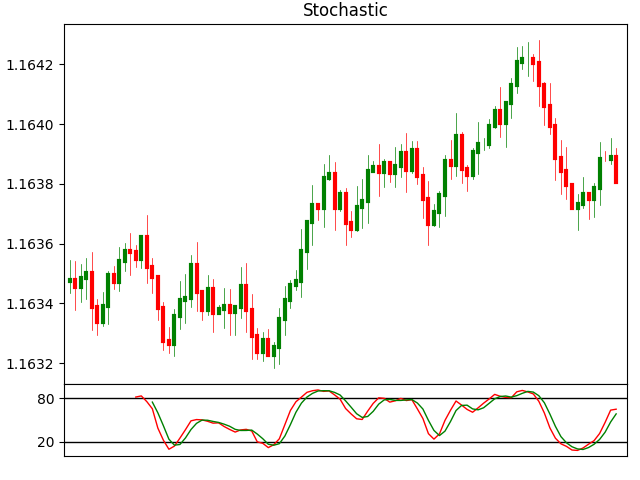

Source code (Python):
import matplotlib.pyplot as plt
from datetime import datetime,timedelta
import numpy as np
import pandas as pd
import random
import indicator as indi

class Stochastic:
    def __init__(self):
        self.n=100
        self.fig=plt.figure()
        self.title='Stochastic'
        self.calc_type='dict'   #'dict' or 'pandas'
        self.indi=indi

    def set_variables(self):
        variables=['time','open','high','low','close']
        var={i:[] for i in variables}
        return var

    def print_data(self,var):
        print(len(var['time']),var['time'][-1],f"O:{var['open'][-1]:.5f}",f"H:{var['high'][-1]:.5f}"
              f"L:{var['low'][-1]:.5f}",f"C:{var['close'][-1]:.5f}")

    def get_data(self,var):
        for i in range(self.n):
            t=(datetime.now()+timedelta(minutes=i)).strftime('%d-%m-%Y %H:%M:%S')
            var['time'].append(t)

            if len(var['open'])==0:
                var['open'].append(random.uniform(1,1.2))
                up_close=var['open'][-1]*(1+0.0001)
                down_close=var['open'][-1]*(1-0.0001)
                var['close'].append(random.uniform(down_close,up_close))
            else:
                var['open'].append(var['close'][-1])
                up_close=var['open'][-1]*(1+0.0001)
                down_close=var['open'][-1]*(1-0.0001)
                var['close'].append(random.uniform(down_close,up_close))
        
            if var['open'][-1]<var['close'][-1]:
                price1=var['close'][-1]
                price2=var['open'][-1]
            elif var['open'][-1]>var['close'][-1]:
                price1=var['open'][-1]
                price2=var['close'][-1]
            high=random.uniform(price1,price1*(1+0.00007))
            low=random.uniform(price2,price2*(1-0.00007))
            var['high'].append(high)
            var['low'].append(low)

            #Stochastic:
            if self.calc_type=='dict':
                self.indi.stochastic_dict(10,3,3,var)

            self.print_data(var)

        if self.calc_type=='pandas':
            self.indi.stochastic_pandas(10,3,3,var)

    def plot_data(self,var):
        self.fig.subplots_adjust(top=0.95,bottom=0.05,right=0.98,left=0.1,hspace=0,wspace=0)
        ax=self.fig.add_gridspec(6,1)
        ax1=self.fig.add_subplot(ax[0:5,:])
        ax2=self.fig.add_subplot(ax[5:6,:])

        ax1.clear()
        ax1.set_xticks([])
        ax1.set_title(self.title)
        ax1.set_xlim(-1,101)

        for i in range(len(var['time'])):
            if var['open'][i]>var['close'][i]:
                ccolor='r'
            elif var['open'][i]<var['close'][i]:
                ccolor='g'
            else:
                ccolor='gray'
            ax1.plot([var['time'][i]]*2,[var['open'][i],var['close'][i]],c=ccolor,lw=3)
            ax1.plot([var['time'][i]]*2,[var['high'][i],var['low'][i]],c=ccolor,lw=0.5)

        #PLOT Stochastic:
        ax2.clear()
        ax2.set_xticks([])
        ax2.set_yticks([20,80])
        ax2.set_ylim(0,100)
        ax2.set_xlim(-1,101)

        ax2.axhline(y=20,lw=1,color='black')
        ax2.axhline(y=80,lw=1,color='black')

        ax2.plot(var['time'],var['d_slow'],c='r',lw=1)
        ax2.plot(var['time'],var['dd_slow'],c='g',lw=1)
 
        plt.show()

obj=Stochastic()
var=obj.set_variables()
obj.get_data(var)
obj.plot_data(var)
